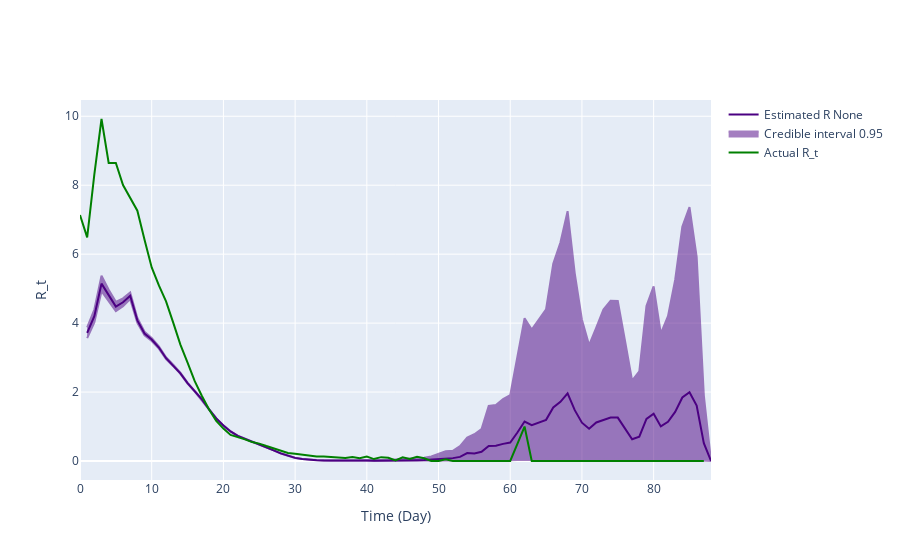

The notebook cell saved with this chart:
### Code cell
inference = branchpro.BranchProPosterior(
    inc_data=inc_data_r1,
    daily_serial_interval=generation_time_r1_mf,
    alpha=prior_a,
    beta=prior_b)

inference.run_inference(tau=tau)
intervals = inference.get_intervals(central_prob=.95)


# Append zeros to the generation time to match the length of the true_rt vector
generation_time_mf = np.pad(generation_time_r1_mf, 
                            (0, len(true_rt_r1) - len(generation_time_r1_mf)), 'constant')

fig = plot_rt_fig(intervals, true_rt_r1[2:-1], generation_time_mf, end_time_point)
pio.write_image(fig.figure, 'kg_inference_plots/predicted_vs_true_rt_r1_optimal_mf.png')
fig.show_figure()

### Figure 1 — Plotly figure (JSON) as saved in the notebook; plotly's stock layout.template omitted (floating-point values rounded to 4 significant figures; data arrays with more than 128 entries replaced by an {"elided": "..."} marker saying what was removed)
{"data": [{"line": {"color": "indigo"}, "mode": "lines", "name": "Estimated R None", "type": "scatter", "x": [1, 2, 3, 4, 5, 6, 7, 8, 9, 10, 11, 12, 13, 14, 15, 16, 17, 18, 19, 20, 21, 22, 23, 24, 25, 26, 27, 28, 29, 30, 31, 32, 33, 34, 35, 36, 37, 38, 39, 40, 41, 42, 43, 44, 45, 46, 47, 48, 49, 50, 51, 52, 53, 54, 55, 56, 57, 58, 59, 60, 61, 62, 63, 64, 65, 66, 67, 68, 69, 70, 71, 72, 73, 74, 75, 76, 77, 78, 79, 80, 81, 82, 83, 84, 85, 86, 87, 88], "y": [3.717, 4.202, 5.145, 4.792, 4.48, 4.604, 4.792, 4.08, 3.696, 3.525, 3.292, 2.981, 2.772, 2.544, 2.26, 2.026, 1.786, 1.495, 1.235, 1.028, 0.857, 0.7293, 0.6499, 0.5708, 0.4868, 0.3958, 0.3103, 0.2197, 0.1466, 0.09056, 0.05763, 0.03677, 0.02422, 0.01716, 0.01285, 0.01038, 0.006604, 0.006621, 0.008192, 0.01218, 0.01012, 0.009189, 0.01318, 0.01668, 0.0233, 0.02066, 0.02353, 0.028, 0.03853, 0.05866, 0.08008, 0.08323, 0.12, 0.2308, 0.2187, 0.2662, 0.4371, 0.4454, 0.4963, 0.534, 0.8279, 1.144, 1.039, 1.117, 1.193, 1.552, 1.718, 1.965, 1.476, 1.111, 0.9356, 1.117, 1.191, 1.26, 1.258, 0.949, 0.6313, 0.7056, 1.219, 1.373, 1.002, 1.14, 1.424, 1.843, 1.996, 1.606, 0.5165, 0.0]}, {"fill": "toself", "fillcolor": "indigo", "line": {"color": "indigo"}, "mode": "lines", "name": "Credible interval 0.95", "opacity": 0.5, "showlegend": true, "type": "scatter", "x": {"elided": "176 int values"}, "y": {"elided": "176 float values"}}, {"line": {"color": "green"}, "mode": "lines", "name": "Actual R_t", "type": "scatter", "x": [0, 1, 2, 3, 4, 5, 6, 7, 8, 9, 10, 11, 12, 13, 14, 15, 16, 17, 18, 19, 20, 21, 22, 23, 24, 25, 26, 27, 28, 29, 30, 31, 32, 33, 34, 35, 36, 37, 38, 39, 40, 41, 42, 43, 44, 45, 46, 47, 48, 49, 50, 51, 52, 53, 54, 55, 56, 57, 58, 59, 60, 61, 62, 63, 64, 65, 66, 67, 68, 69, 70, 71, 72, 73, 74, 75, 76, 77, 78, 79, 80, 81, 82, 83, 84, 85, 86, 87, 88, 89, 90], "y": [7.138, 6.487, 8.313, 9.921, 8.645, 8.647, 8.004, 7.646, 7.26, 6.421, 5.615, 5.091, 4.63, 4.012, 3.375, 2.854, 2.315, 1.887, 1.491, 1.165, 0.9397, 0.7551, 0.696, 0.627, 0.5485, 0.5047, 0.4331, 0.3598, 0.2974, 0.2349, 0.2083, 0.1818, 0.1418, 0.1311, 0.1296, 0.121, 0.1027, 0.0902, 0.1179, 0.08353, 0.1293, 0.0559, 0.1117, 0.09615, 0.01802, 0.1087, 0.05797, 0.12, 0.07895, 0.0, 0.0, 0.05263, 0.0, 0.0, 0.0, 0.0, 0.0, 0.0, 0.0, 0.0, 0.0, 0.5, 1.0, 0.0, 0.0, 0.0, 0.0, 0.0, 0.0, 0.0, 0.0, 0.0, 0.0, 0.0, 0.0, 0.0, 0.0, 0.0, 0.0, 0.0, 0.0, 0.0, 0.0, 0.0, 0.0, 0.0, 0.0, 0.0]}], "layout": {"hovermode": "x unified", "xaxis": {"title": {"text": "Time (Day)"}}, "yaxis": {"title": {"text": "R_t"}}}}
